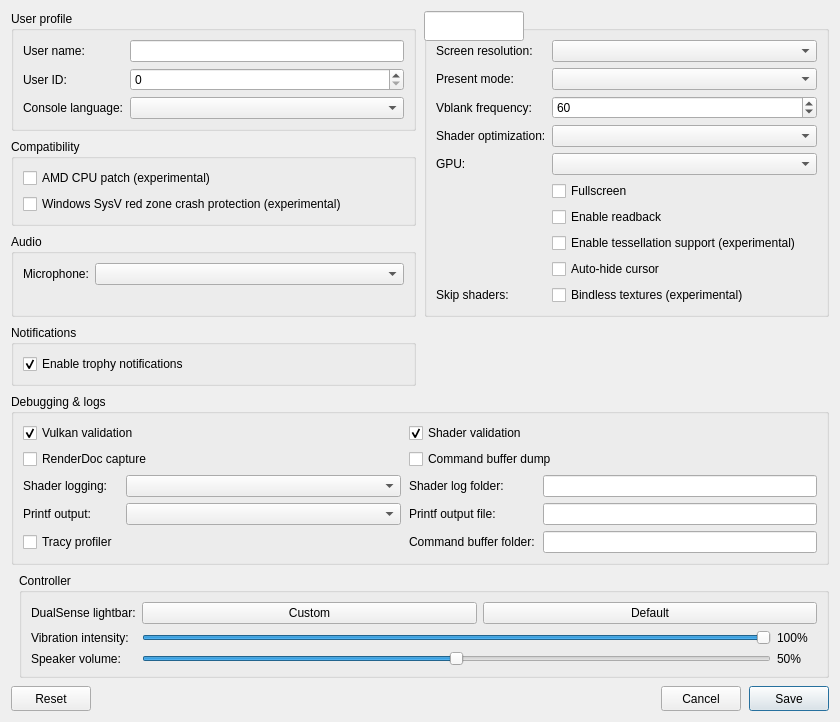
<?xml version="1.0" encoding="UTF-8"?>
<ui version="4.0">
 <class>ConfigurationEditDialog</class>
 <widget class="QDialog" name="ConfigurationEditDialog">
  <property name="geometry">
   <rect>
    <x>0</x>
    <y>0</y>
    <width>840</width>
    <height>620</height>
   </rect>
  </property>
  <property name="windowTitle">
   <string>Settings</string>
  </property>
  <property name="locale">
   <locale language="English" country="UnitedStates"/>
  </property>
  <layout class="QGridLayout" name="gridLayout">
   <property name="horizontalSpacing">
    <number>8</number>
   </property>
   <property name="verticalSpacing">
    <number>8</number>
   </property>
   <item row="0" column="0" colspan="2">
    <layout class="QGridLayout" name="sectionsLayout" columnstretch="1,1">
     <property name="horizontalSpacing">
      <number>8</number>
     </property>
     <property name="verticalSpacing">
      <number>8</number>
     </property>
     <item row="0" column="0">
      <widget class="QGroupBox" name="user_profile_group">
       <property name="title">
        <string>User profile</string>
       </property>
       <layout class="QFormLayout" name="userProfileLayout">
        <property name="fieldGrowthPolicy">
         <enum>QFormLayout::AllNonFixedFieldsGrow</enum>
        </property>
        <item row="0" column="0">
         <widget class="QLabel" name="label_user_name">
          <property name="text"><string>User name:</string></property>
         </widget>
        </item>
        <item row="0" column="1">
         <widget class="MandatoryLineEdit" name="lineEdit_user_name">
          <property name="toolTip"><string>Local user name exposed to games</string></property>
          <property name="clearButtonEnabled"><bool>true</bool></property>
         </widget>
        </item>
        <item row="1" column="0">
         <widget class="QLabel" name="label_user_id">
          <property name="text"><string>User ID:</string></property>
         </widget>
        </item>
        <item row="1" column="1">
         <widget class="QSpinBox" name="spinBox_user_id">
          <property name="toolTip"><string>Local user ID exposed to games</string></property>
          <property name="maximum"><number>2147483647</number></property>
         </widget>
        </item>
        <item row="2" column="0">
         <widget class="QLabel" name="label_console_language">
          <property name="text"><string>Console language:</string></property>
         </widget>
        </item>
        <item row="2" column="1">
         <widget class="QComboBox" name="comboBox_console_language">
          <property name="toolTip"><string>Language</string></property>
         </widget>
        </item>
       </layout>
      </widget>
     </item>
     <item row="2" column="0">
      <widget class="QGroupBox" name="audio_group">
       <property name="title"><string>Audio</string></property>
       <layout class="QFormLayout" name="audioLayout">
        <property name="fieldGrowthPolicy">
         <enum>QFormLayout::AllNonFixedFieldsGrow</enum>
        </property>
        <item row="0" column="0">
         <widget class="QLabel" name="label_audio_input_device">
          <property name="text"><string>Microphone:</string></property>
         </widget>
        </item>
        <item row="0" column="1">
         <widget class="QComboBox" name="comboBox_audio_input_device"/>
        </item>
       </layout>
      </widget>
     </item>
     <item row="0" column="1" rowspan="3">
      <widget class="QGroupBox" name="graphics_group">
       <property name="title">
        <string>Graphics &amp;&amp; display</string>
       </property>
       <layout class="QFormLayout" name="graphicsLayout">
        <property name="fieldGrowthPolicy">
         <enum>QFormLayout::AllNonFixedFieldsGrow</enum>
        </property>
        <item row="0" column="0">
         <widget class="QLabel" name="label_screen_resolution">
          <property name="text"><string>Screen resolution:</string></property>
         </widget>
        </item>
        <item row="0" column="1">
         <widget class="QComboBox" name="comboBox_screen_resolution">
          <property name="toolTip"><string>Window resolution</string></property>
         </widget>
        </item>
        <item row="1" column="0">
         <widget class="QLabel" name="label_present_mode">
          <property name="text"><string>Present mode:</string></property>
         </widget>
        </item>
        <item row="1" column="1">
         <widget class="QComboBox" name="comboBox_present_mode">
          <property name="toolTip"><string>Vulkan swapchain presentation mode</string></property>
         </widget>
        </item>
        <item row="2" column="0">
         <widget class="QLabel" name="label_vblank_frequency">
          <property name="text"><string>Vblank frequency:</string></property>
         </widget>
        </item>
        <item row="2" column="1">
         <widget class="QSpinBox" name="spinBox_vblank_frequency">
          <property name="toolTip"><string>Virtual display refresh rate used for frame pacing</string></property>
          <property name="minimum"><number>30</number></property>
          <property name="maximum"><number>360</number></property>
          <property name="value"><number>60</number></property>
         </widget>
        </item>
        <item row="3" column="0">
         <widget class="QLabel" name="label_shader_optimization">
          <property name="text"><string>Shader optimization:</string></property>
         </widget>
        </item>
        <item row="3" column="1">
         <widget class="QComboBox" name="comboBox_shader_optimization_type">
          <property name="toolTip"><string>Optimize shaders for code size or performance</string></property>
         </widget>
        </item>
        <item row="4" column="0">
         <widget class="QLabel" name="label_gpu">
          <property name="text"><string>GPU:</string></property>
         </widget>
        </item>
        <item row="4" column="1">
         <widget class="QComboBox" name="comboBox_gpu">
          <property name="toolTip"><string>Graphics device used by the emulator</string></property>
         </widget>
        </item>
        <item row="5" column="1">
         <widget class="QCheckBox" name="checkBox_fullscreen">
          <property name="toolTip"><string>Run in borderless desktop fullscreen</string></property>
          <property name="text"><string>Fullscreen</string></property>
         </widget>
        </item>
        <item row="6" column="1">
         <widget class="QCheckBox" name="checkBox_readback">
          <property name="toolTip"><string>Read back writable linear images</string></property>
          <property name="text"><string>Enable readback</string></property>
         </widget>
        </item>
        <item row="7" column="1">
         <widget class="QCheckBox" name="checkBox_tessellation">
          <property name="toolTip"><string>Draw tessellated geometry. Disabled by default; unsupported tessellation may cause crashes.</string></property>
          <property name="text"><string>Enable tessellation support (experimental)</string></property>
         </widget>
        </item>
        <item row="8" column="1">
         <widget class="QCheckBox" name="checkBox_hide_cursor">
          <property name="toolTip"><string>Hide the host cursor after 2 seconds without mouse activity</string></property>
          <property name="text"><string>Auto-hide cursor</string></property>
         </widget>
        </item>
        <item row="9" column="1">
         <widget class="QCheckBox" name="checkBox_bindless">
          <property name="toolTip"><string>Sample heap-indexed textures through bindless descriptor arrays instead of enumerating them per draw.</string></property>
          <property name="text"><string>Bindless textures (experimental)</string></property>
         </widget>
        </item>
        <item row="9" column="0">
         <widget class="QLabel" name="label_skip_shaders">
          <property name="text"><string>Skip shaders:</string></property>
         </widget>
        </item>
        <item row="9" column="1">
         <widget class="QLineEdit" name="lineEdit_skip_shaders">
          <property name="toolTip"><string>Guest shader hashes (hex, comma-separated) whose draws and dispatches are left out</string></property>
          <property name="clearButtonEnabled"><bool>true</bool></property>
         </widget>
        </item>
       </layout>
      </widget>
     </item>
     <item row="3" column="0">
      <widget class="QGroupBox" name="notifications_group">
       <property name="title"><string>Notifications</string></property>
       <layout class="QVBoxLayout" name="notificationsLayout">
        <item>
         <widget class="QCheckBox" name="checkBox_trophy_notifications">
          <property name="toolTip"><string>Show trophy unlock notifications and play their sound.
To use your own sound, replace the emulator's assets/sounds/trophy-unlock.wav with a WAV file and restart the game.</string></property>
          <property name="text"><string>Enable trophy notifications</string></property>
          <property name="checked"><bool>true</bool></property>
         </widget>
        </item>
       </layout>
      </widget>
     </item>
     <item row="4" column="0" colspan="2">
      <widget class="QGroupBox" name="debug_group">
       <property name="title">
        <string>Debugging &amp;&amp; logs</string>
       </property>
       <layout class="QGridLayout" name="debugLayout" columnstretch="0,1,0,1">
        <property name="horizontalSpacing"><number>8</number></property>
        <property name="verticalSpacing"><number>6</number></property>
        <item row="0" column="0" colspan="2">
         <widget class="QCheckBox" name="checkBox_vulkan_validation">
          <property name="toolTip"><string>Enable Vulkan validation layers</string></property>
          <property name="text"><string>Vulkan validation</string></property>
          <property name="checked"><bool>true</bool></property>
         </widget>
        </item>
        <item row="0" column="2" colspan="2">
         <widget class="QCheckBox" name="checkBox_shader_validation">
          <property name="toolTip"><string>Validate SPIR-V binary</string></property>
          <property name="text"><string>Shader validation</string></property>
          <property name="checked"><bool>true</bool></property>
         </widget>
        </item>
        <item row="1" column="0" colspan="2">
         <widget class="QCheckBox" name="checkBox_renderdoc_capture">
          <property name="toolTip"><string>Enable RenderDoc capture</string></property>
          <property name="text"><string>RenderDoc capture</string></property>
         </widget>
        </item>
        <item row="1" column="2" colspan="2">
         <widget class="QCheckBox" name="checkBox_cmd_dump">
          <property name="toolTip"><string>Dump command buffers</string></property>
          <property name="text"><string>Command buffer dump</string></property>
         </widget>
        </item>
        <item row="2" column="0">
         <widget class="QLabel" name="label_shader_log_direction">
          <property name="text"><string>Shader logging:</string></property>
         </widget>
        </item>
        <item row="2" column="1">
         <widget class="QComboBox" name="comboBox_shader_log_direction">
          <property name="toolTip"><string>Dump shaders to file or console window. If enabled may decrease emulator performance</string></property>
         </widget>
        </item>
        <item row="2" column="2">
         <widget class="QLabel" name="label_shader_log_folder">
          <property name="text"><string>Shader log folder:</string></property>
         </widget>
        </item>
        <item row="2" column="3">
         <widget class="MandatoryLineEdit" name="lineEdit_shader_log_folder">
          <property name="toolTip"><string>Specify directory to dump shaders</string></property>
          <property name="clearButtonEnabled"><bool>true</bool></property>
         </widget>
        </item>
        <item row="3" column="0">
         <widget class="QLabel" name="label_printf_direction">
          <property name="text"><string>Printf output:</string></property>
         </widget>
        </item>
        <item row="3" column="1">
         <widget class="QComboBox" name="comboBox_printf_direction">
          <property name="toolTip"><string>Print logs to file or console window. If enabled may decrease emulator performance</string></property>
         </widget>
        </item>
        <item row="3" column="2">
         <widget class="QLabel" name="label_printf_file">
          <property name="text"><string>Printf output file:</string></property>
         </widget>
        </item>
        <item row="3" column="3">
         <widget class="MandatoryLineEdit" name="lineEdit_printf_file">
          <property name="toolTip"><string>Specify file to dump logs</string></property>
          <property name="clearButtonEnabled"><bool>true</bool></property>
         </widget>
        </item>
        <item row="4" column="0">
         <widget class="QCheckBox" name="checkBox_profiler">
          <property name="toolTip"><string>Enable the Tracy profiler. Profiling may decrease emulator performance</string></property>
          <property name="text"><string>Tracy profiler</string></property>
         </widget>
        </item>
        <item row="4" column="2">
         <widget class="QLabel" name="label_cmd_dump_folder">
          <property name="text"><string>Command buffer folder:</string></property>
         </widget>
        </item>
        <item row="4" column="3">
         <widget class="MandatoryLineEdit" name="lineEdit_cmd_dump_folder">
          <property name="toolTip"><string>Specify directory to dump command buffers</string></property>
          <property name="clearButtonEnabled"><bool>true</bool></property>
         </widget>
        </item>
       </layout>
      </widget>
     </item>
     <item row="1" column="0">
      <widget class="QGroupBox" name="compatibility_group">
       <property name="title">
        <string>Compatibility</string>
       </property>
       <layout class="QVBoxLayout" name="compatibilityLayout">
        <item>
         <widget class="QCheckBox" name="checkBox_amd_cpu">
          <property name="toolTip"><string>Patch CPU instructions that differ between AMD and the host CPU.</string></property>
          <property name="text"><string>AMD CPU patch (experimental)</string></property>
         </widget>
        </item>
        <item>
         <widget class="QCheckBox" name="checkBox_red_zone_protection">
          <property name="toolTip"><string>Helps prevent crashes in some games on Windows</string></property>
          <property name="text"><string>Windows SysV red zone crash protection (experimental)</string></property>
         </widget>
        </item>
       </layout>
      </widget>
     </item>
    </layout>
   </item>
   <item row="1" column="1">
    <widget class="QGroupBox" name="controller_group">
     <property name="title"><string>Controller</string></property>
     <layout class="QFormLayout" name="controllerLayout">
      <property name="fieldGrowthPolicy"><enum>QFormLayout::AllNonFixedFieldsGrow</enum></property>
      <item row="0" column="0">
       <widget class="QLabel" name="label_controller_color">
        <property name="text"><string>DualSense lightbar:</string></property>
       </widget>
      </item>
      <item row="0" column="1">
       <layout class="QHBoxLayout" name="controllerColorLayout">
        <item>
         <widget class="QPushButton" name="button_controller_color">
          <property name="toolTip"><string>Choose and preview a fixed LED color. Bluetooth DualSense may take several seconds to update.</string></property>
          <property name="text"><string>Custom</string></property>
         </widget>
        </item>
        <item>
         <widget class="QPushButton" name="button_controller_color_reset">
          <property name="toolTip"><string>Let the game control the lightbar</string></property>
          <property name="text"><string>Default</string></property>
         </widget>
        </item>
       </layout>
      </item>
      <item row="1" column="0">
       <widget class="QLabel" name="label_controller_vibration">
        <property name="text"><string>Vibration intensity:</string></property>
       </widget>
      </item>
      <item row="1" column="1">
       <layout class="QHBoxLayout" name="controllerVibrationLayout">
        <item>
         <widget class="QSlider" name="slider_controller_vibration">
          <property name="toolTip"><string>Scale DualSense vibration over USB and Bluetooth</string></property>
          <property name="maximum"><number>100</number></property>
          <property name="value"><number>100</number></property>
          <property name="orientation"><enum>Qt::Horizontal</enum></property>
         </widget>
        </item>
        <item>
         <widget class="QLabel" name="label_controller_vibration_value">
          <property name="minimumSize"><size><width>40</width><height>0</height></size></property>
          <property name="text"><string>100%</string></property>
         </widget>
        </item>
       </layout>
      </item>
      <item row="2" column="0">
       <widget class="QLabel" name="label_controller_volume">
        <property name="text"><string>Speaker volume:</string></property>
       </widget>
      </item>
      <item row="2" column="1">
       <layout class="QHBoxLayout" name="controllerVolumeLayout">
        <item>
         <widget class="QSlider" name="slider_controller_volume">
          <property name="toolTip"><string>Scale the DualSense speaker over USB and Bluetooth. 50% is the previous default; 100% adds 6 dB of gain.</string></property>
          <property name="maximum"><number>100</number></property>
          <property name="value"><number>50</number></property>
          <property name="orientation"><enum>Qt::Horizontal</enum></property>
         </widget>
        </item>
        <item>
         <widget class="QLabel" name="label_controller_volume_value">
          <property name="minimumSize"><size><width>40</width><height>0</height></size></property>
          <property name="text"><string>50%</string></property>
         </widget>
        </item>
       </layout>
      </item>
     </layout>
    </widget>
   </item>
   <item row="2" column="0" colspan="2">
    <layout class="QHBoxLayout" name="buttonLayout">
     <item>
     <widget class="QPushButton" name="clear_button">
       <property name="minimumSize"><size><width>80</width><height>25</height></size></property>
       <property name="text"><string>Reset</string></property>
       <property name="toolTip"><string>Restore default settings</string></property>
      </widget>
     </item>
     <item>
      <spacer name="buttonSpacer">
       <property name="orientation"><enum>Qt::Horizontal</enum></property>
       <property name="sizeHint" stdset="0"><size><width>40</width><height>20</height></size></property>
      </spacer>
     </item>
     <item>
      <widget class="QPushButton" name="cancel_button">
       <property name="minimumSize"><size><width>80</width><height>25</height></size></property>
       <property name="text"><string>Cancel</string></property>
      </widget>
     </item>
     <item>
      <widget class="QPushButton" name="ok_button">
       <property name="minimumSize"><size><width>80</width><height>25</height></size></property>
       <property name="text"><string>Save</string></property>
       <property name="default"><bool>true</bool></property>
      </widget>
     </item>
    </layout>
   </item>
  </layout>
 </widget>
 <customwidgets>
  <customwidget>
   <class>MandatoryLineEdit</class>
   <extends>QLineEdit</extends>
   <header>mandatoryLineEdit.h</header>
  </customwidget>
 </customwidgets>
 <resources/>
</ui>
